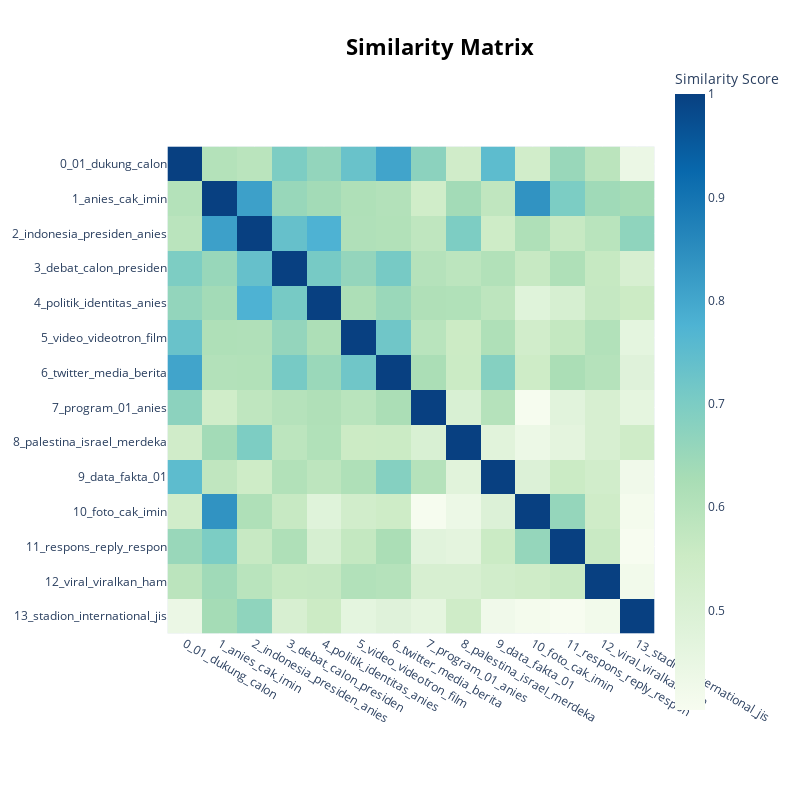

Notebook code cell kept with this figure:
### Code cell
# Topic summary table
topic_info = topic_model_hdbscan.get_topic_info()
print(topic_info)

# Interactive visualizations
topic_model_hdbscan.visualize_topics()
topic_model_hdbscan.visualize_barchart(top_n_topics=15)
topic_model_hdbscan.visualize_heatmap()

### Figure 1 — Plotly figure (JSON) as saved in the notebook; plotly's stock layout.template omitted (floating-point values rounded to 4 significant figures; data arrays with more than 128 entries replaced by an {"elided": "..."} marker saying what was removed)
{"data": [{"coloraxis": "coloraxis", "hovertemplate": "x: %{x}<br>y: %{y}<br>Similarity Score: %{z}<extra></extra>", "name": "0", "type": "heatmap", "x": ["0_01_dukung_calon", "1_anies_cak_imin", "2_indonesia_presiden_anies", "3_debat_calon_presiden", "4_politik_identitas_anies", "5_video_videotron_film", "6_twitter_media_berita", "7_program_01_anies", "8_palestina_israel_merdeka", "9_data_fakta_01", "10_foto_cak_imin", "11_respons_reply_respon", "12_viral_viralkan_ham", "13_stadion_international_jis"], "xaxis": "x", "y": ["0_01_dukung_calon", "1_anies_cak_imin", "2_indonesia_presiden_anies", "3_debat_calon_presiden", "4_politik_identitas_anies", "5_video_videotron_film", "6_twitter_media_berita", "7_program_01_anies", "8_palestina_israel_merdeka", "9_data_fakta_01", "10_foto_cak_imin", "11_respons_reply_respon", "12_viral_viralkan_ham", "13_stadion_international_jis"], "yaxis": "y", "z": {"elided": "14x14 float values"}}], "layout": {"coloraxis": {"colorbar": {"title": {"text": "Similarity Score"}}, "colorscale": [[0, "rgb(247,252,240)"], [0.125, "rgb(224,243,219)"], [0.25, "rgb(204,235,197)"], [0.375, "rgb(168,221,181)"], [0.5, "rgb(123,204,196)"], [0.625, "rgb(78,179,211)"], [0.75, "rgb(43,140,190)"], [0.875, "rgb(8,104,172)"], [1, "rgb(8,64,129)"]]}, "height": 800, "hoverlabel": {"bgcolor": "white", "font": {"family": "Rockwell", "size": 16}}, "legend": {"title": {"text": "Trend"}}, "margin": {"t": 60}, "showlegend": true, "title": {"font": {"color": "Black", "size": 22}, "text": "<b>Similarity Matrix</b>", "x": 0.55, "xanchor": "center", "y": 0.95, "yanchor": "top"}, "width": 800, "xaxis": {"anchor": "y", "constrain": "domain", "domain": [0, 1], "scaleanchor": "y"}, "yaxis": {"anchor": "x", "autorange": "reversed", "constrain": "domain", "domain": [0, 1]}}}
